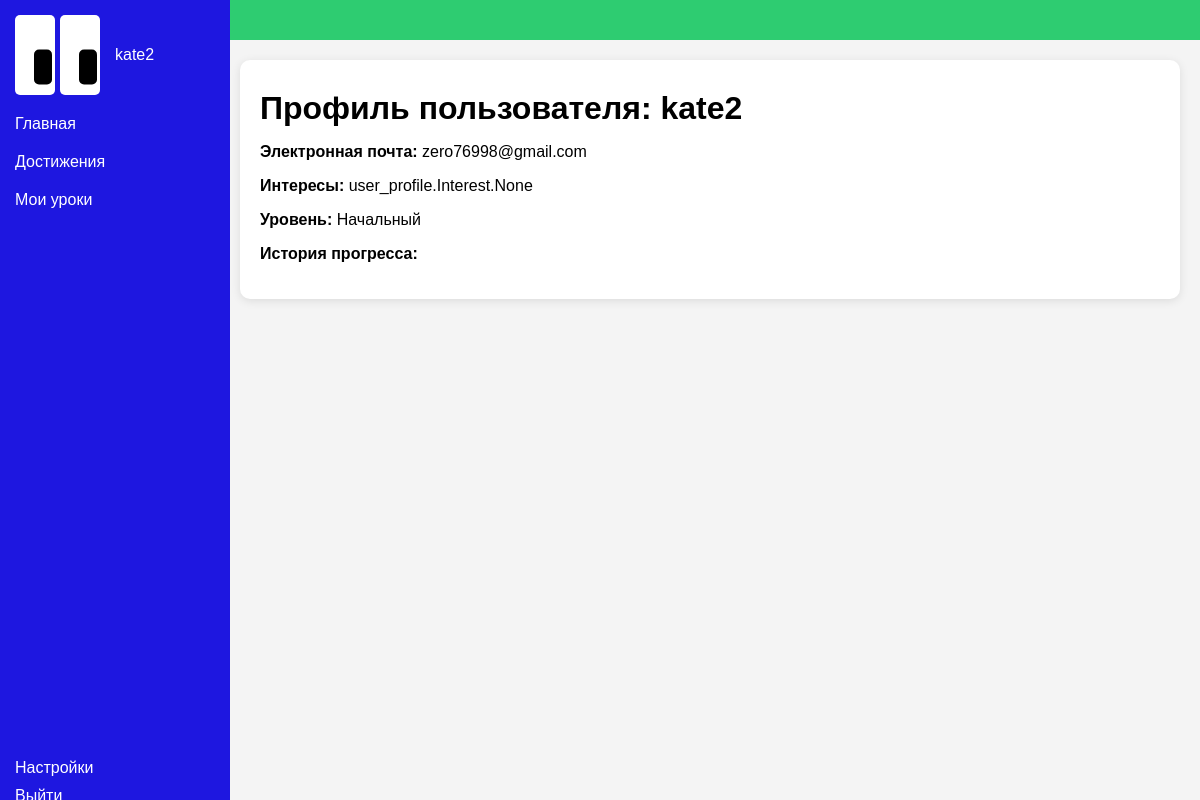
Screenshot of /profile/6/ with the database file from the repository.
### user_profile/models.py (models this page shows, shortened)
class ChildProfile(models.Model):
    user = models.OneToOneField(User, on_delete=models.CASCADE)
    interests = models.ManyToManyField(Interest, blank=True)
    level = models.CharField(max_length=50)
    progress_history = models.TextField(default='{}')

### user_profile/views.py (the view)
# urls.py: path('profile/<int:user_id>/', profile_view, name='profile'),
def profile_view(request, user_id):
    child_profile = get_object_or_404(ChildProfile, user__id=user_id)
    return render(request, 'user_profile/profile.html', {'child_profile': child_profile})

### user_profile/templates/user_profile/profile.html (shortened to what this page needs)
<!DOCTYPE html>
<html lang="ru">
<head>
</head>
<body>
<div class="header"></div>
<div class="sidebar">
    <div class="header-content">
        <div class="rectangles">
            <div class="rectangle">
                <div class="black-rectangle"></div>
            </div>
            <div class="rectangle">
                <div class="black-rectangle"></div>
            </div>
        </div>
        <a href="{% url 'profile' child_profile.user.id %}" id="username">{{ child_profile.user.username }}</a>
    </div>
    <a href="{% url 'main_screen' %}">Главная</a>
    <a href="{% url 'achievements' %}">Достижения</a>
    <a href="{% url 'my_lessons' %}">Мои уроки</a>
    <div class="footer">
        <a href="{% url 'user_settings' %}">Настройки</a>
        <a href="{% url 'logout' %}">Выйти</a>
    </div>
</div>
<div class="content">
    <div class="section">
        <h1>Профиль пользователя: {{ child_profile.user.username }}</h1>
        <p><strong>Электронная почта:</strong> {{ child_profile.user.email }}</p>
        <p><strong>Интересы:</strong> {{ child_profile.interests }}</p>
        <p><strong>Уровень:</strong> {{ child_profile.level }}</p>
        <p><strong>История прогресса:</strong></p>
    </div>
</div>
</body>
</html>

### user_profile/templates/user_profile/profile.html (style rules this page uses)
body { font-family: Arial, sans-serif; margin: 0; padding: 0; background-color: #f4f4f4; }
.header { background-color: #2ecc71; padding: 20px; color: white; text-align: right; }
.sidebar { width: 200px; background-color: #1e17e0; color: white; padding: 15px; height: 100vh; position: fixed; top: 0; display: flex; flex-direction: column; }
.header-content { display: flex; align-items: center; margin-bottom: 10px; }
.rectangles { display: flex; margin-right: 10px; }
.rectangle { background-color: white; width: 40px; height: 80px; border-radius: 5px; margin-right: 5px; position: relative; }
.black-rectangle { background-color: black; width: 18px; height: 35px; border-radius: 5px; position: absolute; top: 65%; left: 70%; transform: translate(-50%, -50%); }
.sidebar a { color: white; text-decoration: none; display: block; margin: 10px 0; }
.content { margin-left: 220px; padding: 20px; }
.section { margin-bottom: 20px; background-color: white; border-radius: 10px; padding: 20px; box-shadow: 0 2px 10px rgba(0, 0, 0, 0.1); }
h1 { color: black; margin: 10px 0; }
.footer { margin-top: auto; padding-top: 20px; }

### rows the page displays
ChildProfile: user.username "kate2", user.email "zero76998@gmail.com", interests "user_profile.Interest.None", level "Начальный"
